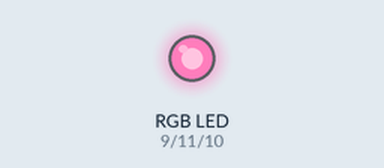
Recording of a sketch running on a simulated Arduino Uno, built with avr-gcc and run on an emulated ATmega328P. Shown: an RGB LED mixed from three pins (HIGH = lit). Dim RGB values are drawn brighter than linear; random numbers use the default seed unless the sketch sets one.

Above: at 0.12 s.
At 4.88 s:
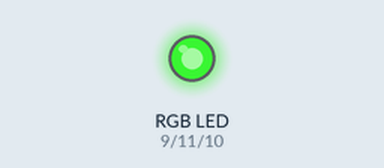
At 9.88 s:
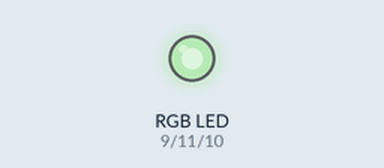
At 19.9 s:
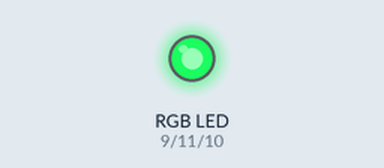
At 29.66 s:
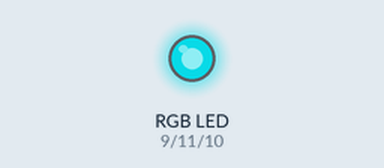
At 39.67 s:
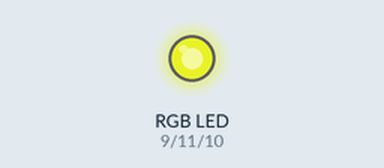
Timing chart, 0 to 40.0 s (numbered marks = the images above):
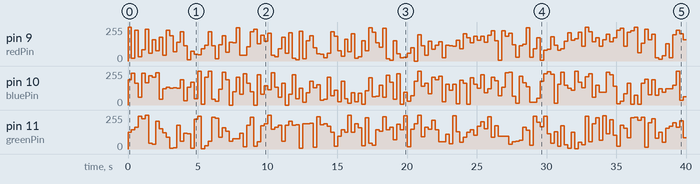

Measured:
- by itself, pin 9 (redPin): 0/255 → 255/255 at 0.00 s, → 21/255 0.25 s later, → 231/255 0.25 s later, → 33/255 0.25 s later, … (160 changes in this stretch)
- by itself, pin 10 (bluePin): 0/255 → 188/255 at 0.00 s, → 239/255 0.25 s later, → 164/255 0.25 s later, → 59/255 0.25 s later, … (159 changes in this stretch)

The sketch:

discoRgbLed.ino
```cpp
// Pin numbers on the Arduino
const int redPin = 9;
const int bluePin = 10;
const int greenPin = 11;

// Delay in ms
const int delayBeforeColorChange = 250;

void setup() {
  pinMode(redPin, OUTPUT);
  pinMode(greenPin, OUTPUT);
  pinMode(bluePin, OUTPUT);

  // Use an unused analog input pin as the seed
  randomSeed(analogRead(0));
}

void loop() {
  int red, green, blue;

  // Use random color values between 0 and 255 (inclusive)
  red = random(256);
  blue = random(256);
  green = random(256);

  setColor(red, green, blue);
  delay(delayBeforeColorChange);
}

// Write color values to the correct pins
void setColor(int red, int green, int blue) {
  analogWrite(redPin, 255 - red);
  analogWrite(greenPin, 255 - green);
  analogWrite(bluePin, 255 - blue);
}
```
